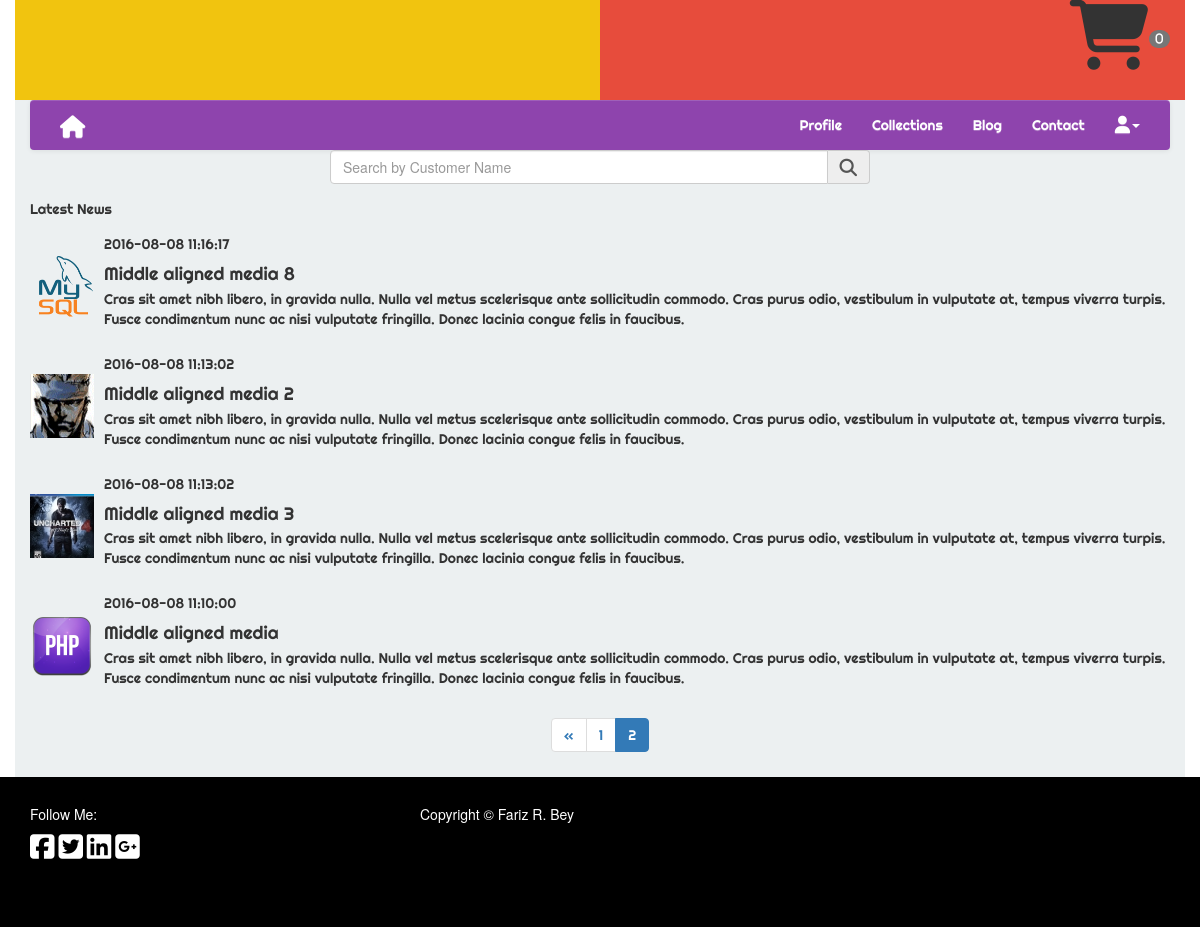
Screenshot of /index.php?blog&page=2 with the database file from the repository.
### tables this page shows
CREATE TABLE IF NOT EXISTS `blogs_tbl` (
`blog_id` int(11) NOT NULL,
  `blog_title` varchar(256) NOT NULL,
  `blog_image_thumb` varchar(256) NOT NULL,
  `blog_image_large` varchar(255) NOT NULL,
  `blog_details_preview` text NOT NULL,
  `blog_details_full` text NOT NULL,
  `create_date` datetime NOT NULL,
  `ip_address` varchar(255) NOT NULL
);

### classes/database3.php (called while the page is built, shortened)
<?php
class Database {
	public function __construct($user = 'root', $password = '', $database = 'farizbey_personalwebdb', $host = 'localhost') {
		$this->user = $user;
		$this->password = $password;
		$this->database = $database;
		$this->host = $host;
	}
	protected function connect() {
		return new mysqli($this->host, $this->user, $this->password, $this->database);
	}
	public function query($query) {
		$results = array();
		$db = $this->connect();
		$result = $db->query($query);
		$rows = $result->fetch_object();
		if (!empty($rows)) {
			do {
				$results[]=$rows;
			}
			while($rows = $result->fetch_object());
		}
		return $results;
	}
	public function num_rows($sql="")
	{
		$db= $this->connect();
		$result = 0;
		if ($sql!="") {
			$query = $db->query($sql);
			$result = $query->num_rows;
		}
		return $result;
	}
}
?>

### layout/blog_layout.php (the view, shortened to what this page needs)
<div class="row">
	<div class="col-md-12">
		<p>Latest News</p>
		<?php
		$db = new Database();
		$sql = "SELECT * FROM blogs_tbl ORDER BY create_date DESC";
		$num_rows = $db->num_rows($sql);
		if (isset($_GET['page'])) {
			$page = preg_replace('#[^0-9]#i', '', $_GET['page']);
		}
		else {
			$page = 1;
		}
		$perPage = 4;
		$lastPage = ceil($num_rows/$perPage);
		$centerPage = "";
		$sub1 = $page - 1;
		$sub2 = $page - 2;
		$add1 = $page + 1;
		$add2 = $page + 2;
		if ($page == 1) {
			$centerPage .= '<li class="active"><a href="index.php?blog&page='. $page .'">' . $page . '</a></li>';
			$centerPage .= '<li><a href="index.php?blog&page='. $add1 .'">' . $add1 . '</a></li>';
		} else if ($page == $lastPage) {
			$centerPage .= '<li><a href="index.php?blog&page='. $sub1 .'">' . $sub1 . '</a></li>';
			$centerPage .= '<li class="active"><a href="index.php?blog&page='. $page .'">' . $page . '</a></li>';
		} else if ($page > 2 && $page <($lastPage - 1)) {
			$centerPage .= '<li><a href="index.php?blog&page='. $sub2 .'">' . $sub2 . '</a></li>';
			$centerPage .= '<li><a href="index.php?blog&page='. $sub1 .'">' . $sub1 . '</a></li>';
			$centerPage .= '<li class="active"><a href="index.php?blog&page='. $page .'">' . $page . '</a></li>';
			$centerPage .= '<li><a href="index.php?blog&page='. $add1 .'">' . $add1 . '</a></li>';
			$centerPage .= '<li><a href="index.php?blog&page='. $add2 .'">' . $add2 . '</a></li>';
		} else if ($page > 1 && $page < $lastPage) {
			$centerPage .= '<li><a href="index.php?blog&page='. $sub1 .'">' . $sub1 . '</a></li>';
			$centerPage .= '<li class="active"><a href="index.php?blog&page='. $page .'">' . $page . '</a></li>';
			$centerPage .= '<li><a href="index.php?blog&page='. $add1 .'">' . $add1 . '</a></li>';
		}
		$limit = 'LIMIT ' . ($page - 1) * $perPage . ',' . $perPage;
		$sql2 = "SELECT * FROM blogs_tbl ORDER BY create_date DESC $limit";
		$results = $db->query($sql2);
		foreach ($results as $value) {
		?>
			<div class="media">
					<div class="media-left media-middle">
					<a href="index.php?blogDetail&blog_id=<?php echo $value->blog_id?>">
							<img class="media-object" src="images/<?php echo $value->blog_image_thumb; ?>" alt="...">
					</a>
					</div>
					<div class="media-body">
						<p><?php echo $value->create_date; ?></p>
						<a href="index.php?blogDetail&blog_id=<?php echo $value->blog_id?>">
					<h4 class="media-heading"><?php echo $value->blog_title; ?></h4>
					</a>
					<p class="text"><?php echo $value->blog_details_preview; ?></p>
					</div>
			</div>
		<?php
		}
		?>
	</div>
</div>
		<?php
		$paginationDisplay = "";
		if ($lastPage != 1) {
			if ($page != 1) {
				$previous = $page - 1;
				$paginationDisplay .= '<li>
		      		<a href="index.php?blog&page='. $previous .'" aria-label="Previous">
		        		<span aria-hidden="true">&laquo;</span>
		      		</a>
		    	</li>';
			}
			$paginationDisplay .= $centerPage;
		}
		?>
		<nav class="text-center">
			<ul class="pagination">
			<?php
			echo $paginationDisplay;
			?>
		 	</ul>
		</nav>
	</div>

### css/style/mystyle.css (style rules this page uses)
ol, ul { list-style: none; }

### css/style/contentstyle.css (style rules this page uses)
a { color: inherit; }

### rows the page displays
blogs_tbl: blog_image_thumb (picture), create_date "2016-08-08 11:16:17", blog_title "Middle aligned media 8", blog_details_preview "Cras sit amet nibh libero, in gravida nulla. Nulla vel metus scelerisque ante sollicitudin commodo. Cras purus odio, vestibulum in vulputate at, tempus viverra turpis. Fusce condimentum nunc ac nisi vulputate fringilla. Donec lacinia congue felis in faucibus."
blogs_tbl: blog_image_thumb (picture), create_date "2016-08-08 11:13:02", blog_title "Middle aligned media 2", blog_details_preview "Cras sit amet nibh libero, in gravida nulla. Nulla vel metus scelerisque ante sollicitudin commodo. Cras purus odio, vestibulum in vulputate at, tempus viverra turpis. Fusce condimentum nunc ac nisi vulputate fringilla. Donec lacinia congue felis in faucibus."
blogs_tbl: blog_image_thumb (picture), create_date "2016-08-08 11:13:02", blog_title "Middle aligned media 3", blog_details_preview "Cras sit amet nibh libero, in gravida nulla. Nulla vel metus scelerisque ante sollicitudin commodo. Cras purus odio, vestibulum in vulputate at, tempus viverra turpis. Fusce condimentum nunc ac nisi vulputate fringilla. Donec lacinia congue felis in faucibus."
blogs_tbl: blog_image_thumb (picture), create_date "2016-08-08 11:10:00", blog_title "Middle aligned media", blog_details_preview "Cras sit amet nibh libero, in gravida nulla. Nulla vel metus scelerisque ante sollicitudin commodo. Cras purus odio, vestibulum in vulputate at, tempus viverra turpis. Fusce condimentum nunc ac nisi vulputate fringilla. Donec lacinia congue felis in faucibus."

### other values shown
$sub1 "1"
$page "2"
